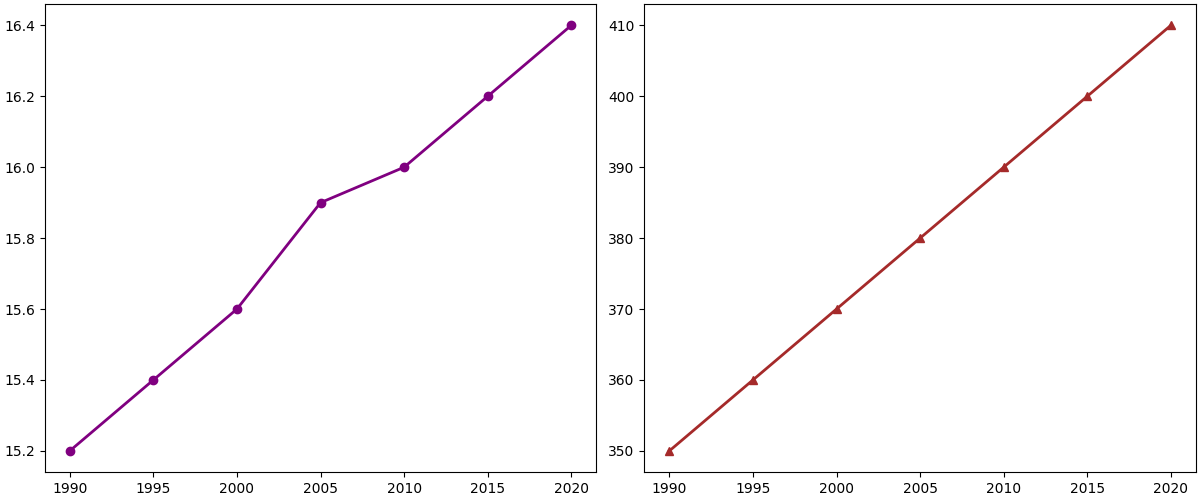

Reproduce this figure in Python.
import matplotlib.pyplot as plt
import numpy as np

years = np.array([1990, 1995, 2000, 2005, 2010, 2015, 2020])

avg_temperature = np.array([15.2, 15.4, 15.6, 15.9, 16.0, 16.2, 16.4])
co2_levels = np.array([350, 360, 370, 380, 390, 400, 410])

fig, axs = plt.subplots(1, 2, figsize=(12, 5), constrained_layout=True)

# Temperature Trend
axs[0].plot(years, avg_temperature, color='purple', marker='o', linestyle='-', linewidth=2)

# CO2 Levels Trend
axs[1].plot(years, co2_levels, color='brown', marker='^', linestyle='-', linewidth=2)

plt.show()
